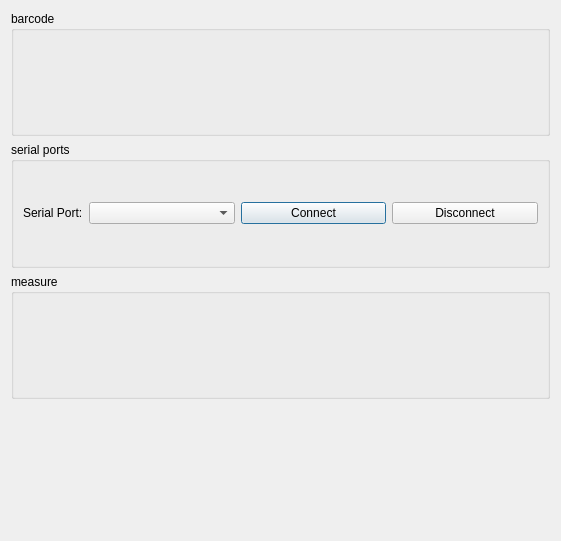
<?xml version="1.0" encoding="UTF-8"?>
<ui version="4.0">
 <class>WeighScaleDialog</class>
 <widget class="QDialog" name="WeighScaleDialog">
  <property name="geometry">
   <rect>
    <x>0</x>
    <y>0</y>
    <width>561</width>
    <height>541</height>
   </rect>
  </property>
  <property name="windowTitle">
   <string>Weight Measurement</string>
  </property>
  <layout class="QVBoxLayout" name="verticalLayout_2">
   <item>
    <widget class="QGroupBox" name="idGroupBox">
     <property name="sizePolicy">
      <sizepolicy hsizetype="Preferred" vsizetype="Preferred">
       <horstretch>0</horstretch>
       <verstretch>0</verstretch>
      </sizepolicy>
     </property>
     <property name="title">
      <string>barcode</string>
     </property>
     <layout class="QHBoxLayout" name="horizontalLayout">
      <item>
       <widget class="BarcodeWidget" name="barcodeWidget" native="true"/>
      </item>
     </layout>
    </widget>
   </item>
   <item>
    <widget class="QGroupBox" name="serialPortGroupBox">
     <property name="title">
      <string>serial ports</string>
     </property>
     <layout class="QVBoxLayout" name="verticalLayout" stretch="0">
      <item>
       <layout class="QHBoxLayout" name="horizontalLayout_3">
        <item>
         <widget class="QLabel" name="serialPortLabel">
          <property name="sizePolicy">
           <sizepolicy hsizetype="Fixed" vsizetype="Preferred">
            <horstretch>0</horstretch>
            <verstretch>0</verstretch>
           </sizepolicy>
          </property>
          <property name="text">
           <string>Serial Port:</string>
          </property>
         </widget>
        </item>
        <item>
         <widget class="QComboBox" name="deviceComboBox"/>
        </item>
        <item>
         <widget class="QPushButton" name="connectButton">
          <property name="text">
           <string>Connect</string>
          </property>
         </widget>
        </item>
        <item>
         <widget class="QPushButton" name="disconnectButton">
          <property name="text">
           <string>Disconnect</string>
          </property>
         </widget>
        </item>
       </layout>
      </item>
     </layout>
    </widget>
   </item>
   <item>
    <widget class="QGroupBox" name="measureGroupBox">
     <property name="sizePolicy">
      <sizepolicy hsizetype="Preferred" vsizetype="Preferred">
       <horstretch>0</horstretch>
       <verstretch>0</verstretch>
      </sizepolicy>
     </property>
     <property name="title">
      <string>measure</string>
     </property>
     <layout class="QVBoxLayout" name="verticalLayout_3">
      <item>
       <widget class="MeasureWidget" name="measureWidget" native="true"/>
      </item>
     </layout>
    </widget>
   </item>
   <item>
    <widget class="QStatusBar" name="statusBar">
     <property name="sizeGripEnabled">
      <bool>false</bool>
     </property>
    </widget>
   </item>
  </layout>
 </widget>
 <customwidgets>
  <customwidget>
   <class>BarcodeWidget</class>
   <extends>QWidget</extends>
   <header>widgets/BarcodeWidget.h</header>
   <container>1</container>
  </customwidget>
  <customwidget>
   <class>MeasureWidget</class>
   <extends>QWidget</extends>
   <header>widgets/MeasureWidget.h</header>
   <container>1</container>
  </customwidget>
 </customwidgets>
 <includes>
  <include location="local">widgets/BarcodeWidget.h</include>
  <include location="local">widgets/MeasureWidget.h</include>
 </includes>
 <resources/>
 <connections/>
</ui>
